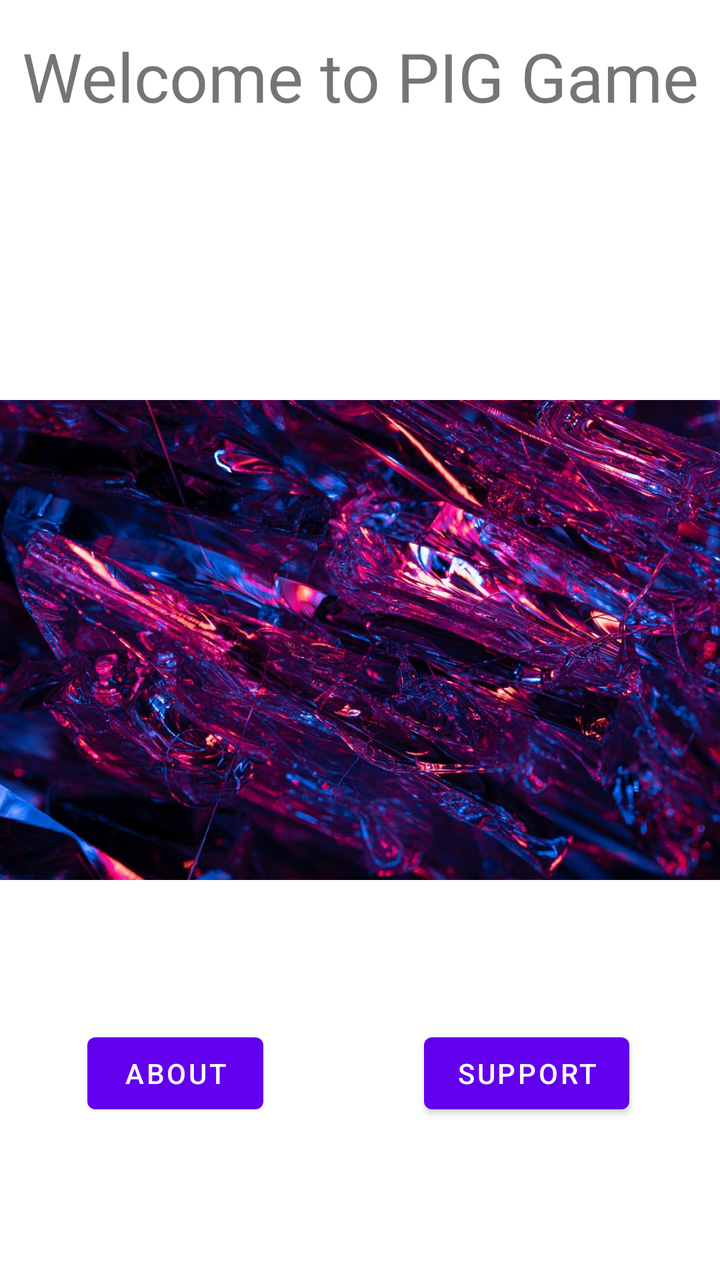
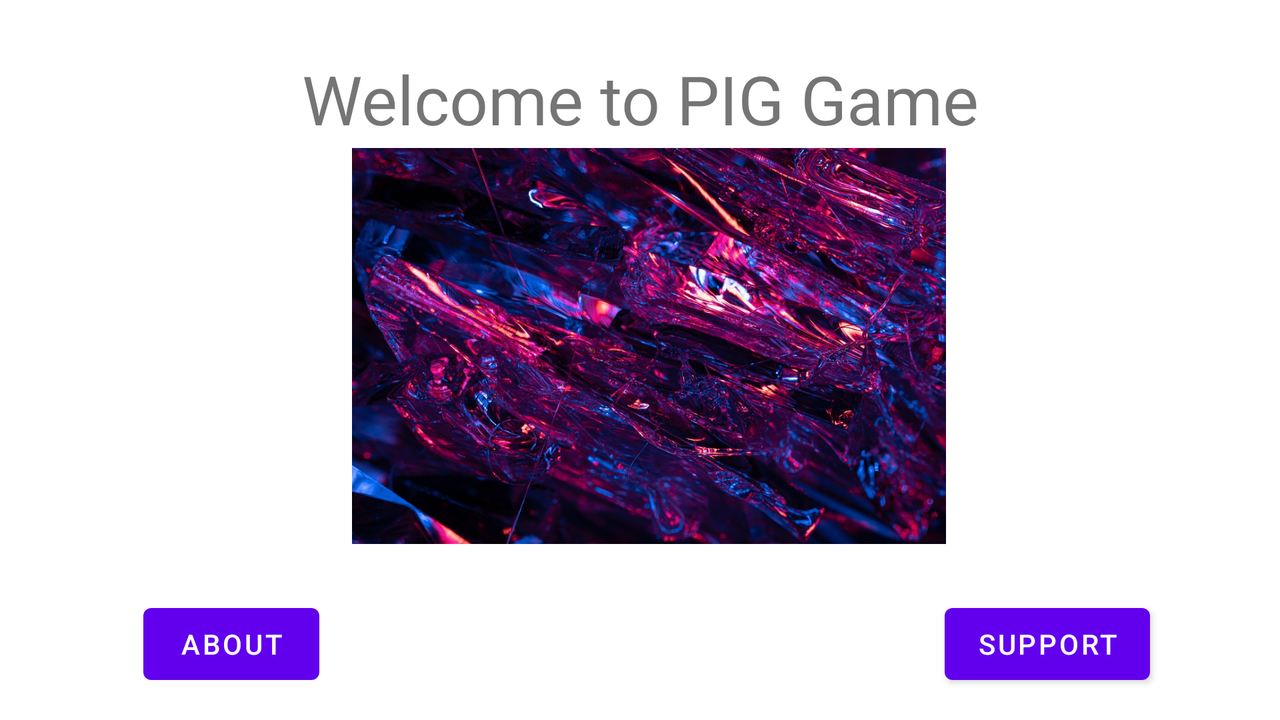

Two renders of one Android screen. The first uses the default layout on a phone; the second uses the alternative layout the repository ships for a different screen configuration, on a matching device. The two XML files are below.
<!-- AndroidManifest.xml: application theme Theme.PigGame -->
<!-- res/layout/activity_about.xml -->
<?xml version="1.0" encoding="utf-8"?>
<androidx.constraintlayout.widget.ConstraintLayout xmlns:android="http://schemas.android.com/apk/res/android"
    xmlns:app="http://schemas.android.com/apk/res-auto"
    xmlns:tools="http://schemas.android.com/tools"
    android:layout_width="match_parent"
    android:layout_height="match_parent"
    tools:context=".SplashScreen$AboutActivity">

    <ImageView
        android:id="@+id/imgAboutScreen"
        android:layout_width="wrap_content"
        android:layout_height="wrap_content"
        android:layout_marginBottom="91dp"
        android:contentDescription="@string/imageDesc"
        android:onClick="imgViewOnClick"
        app:layout_constraintBottom_toBottomOf="parent"
        app:layout_constraintEnd_toEndOf="parent"
        app:layout_constraintHorizontal_bias="0.0"
        app:layout_constraintStart_toStartOf="parent"
        app:layout_constraintTop_toTopOf="parent"
        app:layout_constraintVertical_bias="0.0"
        app:srcCompat="@drawable/outerspace"
        tools:srcCompat="@drawable/outerspace" />

    <Button
        android:id="@+id/btnAbout"
        android:layout_width="wrap_content"
        android:layout_height="wrap_content"
        android:onClick="btnAboutOnClick"
        android:text="@string/btnAbout"
        app:layout_constraintBottom_toBottomOf="parent"
        app:layout_constraintEnd_toEndOf="parent"
        app:layout_constraintHorizontal_bias="0.16"
        app:layout_constraintStart_toStartOf="parent"
        app:layout_constraintTop_toTopOf="parent"
        app:layout_constraintVertical_bias="0.866" />

    <Button
        android:id="@+id/btnSupport"
        android:layout_width="wrap_content"
        android:layout_height="wrap_content"
        android:onClick="btnSupportOnClick"
        android:text="@string/btnSupport"
        app:layout_constraintBottom_toBottomOf="parent"
        app:layout_constraintEnd_toEndOf="parent"
        app:layout_constraintHorizontal_bias="0.638"
        app:layout_constraintStart_toEndOf="@+id/btnAbout"
        app:layout_constraintTop_toTopOf="parent"
        app:layout_constraintVertical_bias="0.866" />

    <TextView
        android:id="@+id/textView"
        android:layout_width="wrap_content"
        android:layout_height="wrap_content"
        android:text="@string/txtAboutWelcome"
        android:textAlignment="center"
        android:textSize="34sp"
        app:layout_constraintBottom_toBottomOf="parent"
        app:layout_constraintEnd_toEndOf="parent"
        app:layout_constraintHorizontal_bias="0.494"
        app:layout_constraintStart_toStartOf="parent"
        app:layout_constraintTop_toTopOf="parent"
        app:layout_constraintVertical_bias="0.026" />
</androidx.constraintlayout.widget.ConstraintLayout>
<!-- resources referenced by this layout -->
<resources>
  <!-- drawable outerspace: jpg bitmap (drawable, 248398 bytes) -->
  <string name="btnAbout">About</string>
  <string name="btnSupport">Support</string>
  <string name="imageDesc">An Image of the Void</string>
  <string name="txtAboutWelcome">Welcome to PIG Game</string>
  <style name="Theme.PigGame" parent="Theme.MaterialComponents.DayNight.DarkActionBar">
          
          <item name="colorPrimary">@color/purple_500</item>
          <item name="colorPrimaryVariant">@color/purple_700</item>
          <item name="colorOnPrimary">@color/white</item>
          
          <item name="colorSecondary">@color/teal_200</item>
          <item name="colorSecondaryVariant">@color/teal_700</item>
          <item name="colorOnSecondary">@color/black</item>
          
          <item name="android:statusBarColor">?attr/colorPrimaryVariant</item>
          
      </style>
</resources>
<!-- res/layout-land/activity_about.xml (the repository's variant of the layout above) -->
<!-- drawn on the phone turned sideways -->
<?xml version="1.0" encoding="utf-8"?>
<androidx.constraintlayout.widget.ConstraintLayout xmlns:android="http://schemas.android.com/apk/res/android"
    xmlns:app="http://schemas.android.com/apk/res-auto"
    xmlns:tools="http://schemas.android.com/tools"
    android:layout_width="match_parent"
    android:layout_height="match_parent"
    tools:context=".SplashScreen$AboutActivity">

    <Button
        android:id="@+id/btnAbout"
        android:layout_width="wrap_content"
        android:layout_height="wrap_content"
        android:onClick="btnAboutOnClick"
        android:text="@string/btnAbout"
        app:layout_constraintBottom_toBottomOf="parent"
        app:layout_constraintEnd_toEndOf="parent"
        app:layout_constraintHorizontal_bias="0.13"
        app:layout_constraintStart_toStartOf="parent"
        app:layout_constraintTop_toTopOf="parent"
        app:layout_constraintVertical_bias="0.955" />

    <Button
        android:id="@+id/btnSupport"
        android:layout_width="wrap_content"
        android:layout_height="wrap_content"
        android:onClick="btnSupportOnClick"
        android:text="@string/btnSupport"
        app:layout_constraintBottom_toBottomOf="parent"
        app:layout_constraintEnd_toEndOf="parent"
        app:layout_constraintHorizontal_bias="0.828"
        app:layout_constraintStart_toEndOf="@+id/btnAbout"
        app:layout_constraintTop_toTopOf="parent"
        app:layout_constraintVertical_bias="0.955" />

    <ImageView
        android:id="@+id/imgAboutScreen"
        android:layout_width="720dp"
        android:layout_height="198dp"
        android:layout_marginBottom="88dp"
        android:contentDescription="@string/imageDesc"
        android:onClick="imgViewOnClick"
        app:layout_constraintBottom_toBottomOf="parent"
        app:layout_constraintEnd_toEndOf="parent"
        app:layout_constraintHorizontal_bias="0.454"
        app:layout_constraintStart_toStartOf="parent"
        app:srcCompat="@drawable/outerspace"
        tools:srcCompat="@drawable/outerspace" />

    <TextView
        android:id="@+id/textView"
        android:layout_width="wrap_content"
        android:layout_height="wrap_content"
        android:layout_marginBottom="288dp"
        android:text="@string/txtAboutWelcome"
        android:textAlignment="center"
        android:textSize="34sp"
        app:layout_constraintBottom_toBottomOf="parent"
        app:layout_constraintEnd_toEndOf="parent"
        app:layout_constraintStart_toStartOf="parent" />
</androidx.constraintlayout.widget.ConstraintLayout>
